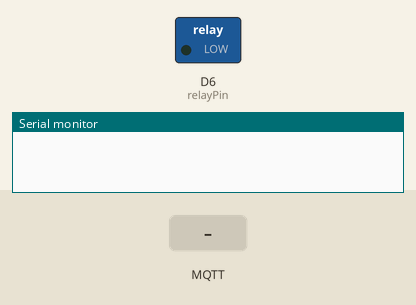
The sketch below on a simulated ESP8266 (NodeMCU). On the bench: switched loads named in the sketch (green lamp = pin HIGH), the last lines printed to the serial monitor. Wiring (inferred from the names in the program): ultrasonic range finder: trigger D7; echo D8. The inputs (shaded band) are chosen by the test bench. WiFi joins after 1.5 s; servers stay silent unless stated; no MQTT or app messages arrive unless stated.

Above: at 2.7 s.
2.8 s: MQTT message "1" arrives on the first subscribed topic
At 4.2 s:
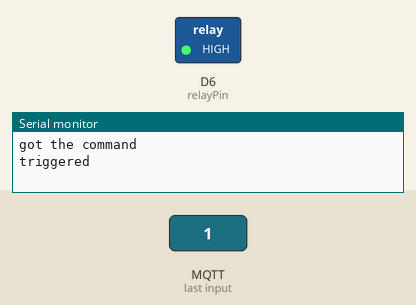
Timing chart, 0 to 6.3 s (numbered marks = the images above; inputs shaded):
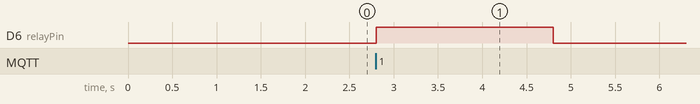

The sketch:

garagedoor_sensor.ino
```cpp
#include <EEPROM.h>
#include <PubSubClient.h>
#include <Wire.h>
#include <ESP8266WebServer.h>
#include <WiFiManager.h>
#include <RunningMedian.h>

// defines pins numbers
const int trigPin = D7;
const int echoPin = D8;
const int relayPin = D6;

// Wifi stuff
const char* commandSub="home/inside/garage/door/control";
const char* statusSub="home/inside/garage/door/status";
const char* triggeredSub="home/inside/garage/door/triggered";
const char* mqtt_server = "192.168.100.6";

// defines variables
long duration;
long distance;
bool doorOpen;
unsigned long currentMilis;
RunningMedian samples = RunningMedian(15);
long count = 0;
long medianDistance;

WiFiClient espClient;
PubSubClient client(espClient);

void setup() {
WiFiManager wifiManager;
wifiManager.setAPStaticIPConfig(IPAddress(10,0,1,1), IPAddress(10,0,1,1), IPAddress(255,255,255,0));
wifiManager.autoConnect("GarageDoorAP");
pinMode(trigPin, OUTPUT); // Sets the trigPin as an Output
pinMode(echoPin, INPUT); // Sets the echoPin as an Input
pinMode(relayPin, OUTPUT);
digitalWrite(relayPin, LOW);
Serial.begin(9600); // Starts the serial communication

client.setServer(mqtt_server, 1883);
client.setCallback(callback);
currentMilis = millis();
}

void reconnect() {
 // Loop until we're reconnected
 while (!client.connected()) {
 // Attempt to connect
 if (client.connect("GarageDoor Sensor")) {
  // ... and subscribe to topic
  client.subscribe(commandSub);
  client.subscribe(statusSub);
  client.subscribe(triggeredSub);
 } else {
  // Wait 30 seconds before retrying
  delay(30000);
  }
 }
}

void loop() {
if (!client.connected())
{
    reconnect();
}
client.loop();
if (millis() - currentMilis >= 2000 ) {
    count++;
    Serial.println(count);
    digitalWrite(trigPin, LOW);
    delayMicroseconds(2);

    // Sets the trigPin on HIGH state for 10 micro seconds
    digitalWrite(trigPin, HIGH);
    delayMicroseconds(10);
    digitalWrite(trigPin, LOW);

    // Reads the echoPin, returns the sound wave travel time in microseconds
    duration = pulseIn(echoPin, HIGH);

    // Calculating the distance
    distance = duration*0.0133/2;
    samples.add(distance);

    currentMilis = millis();
}
else if (millis() - currentMilis < 0)
{
    currentMilis = millis();
}


if (count >= 15) {
Serial.println("Checking Distance");
medianDistance = samples.getMedian();
Serial.println(medianDistance);
    if (medianDistance > 23 && doorOpen != true)
    {
        doorstatus(true);
        doorOpen = true;
    }
    else if (medianDistance < 23 && doorOpen != false)
    {
        doorstatus(false);
        doorOpen = false;
    }
    count = 0;
    samples.clear();
}
}

void callback(char* topic, byte* payload, unsigned int length) {
 for (int i=0;i<length;i++)
  {
    char receivedChar = (char)payload[i];
    if (String(topic) == String(commandSub))
    {
        Serial.println("got the command");
        triggerdoor();
    }
  }
}

void triggerdoor (){
    Serial.println("triggered");
    digitalWrite(relayPin, HIGH);
    delay(2000);
    digitalWrite(relayPin, LOW);
    client.publish(triggeredSub, "Started");
    delay(20000);
    client.publish(triggeredSub, "Done");
}

void doorstatus (bool status){
  if (status) {
    client.publish(statusSub, "Closed");
  }
  else
  {
    client.publish(statusSub, "Open");
  }
}
```

Measured:
- after the input at 2.8 s, D6 (relayPin): LOW → HIGH at once, → LOW 2.0 s later
